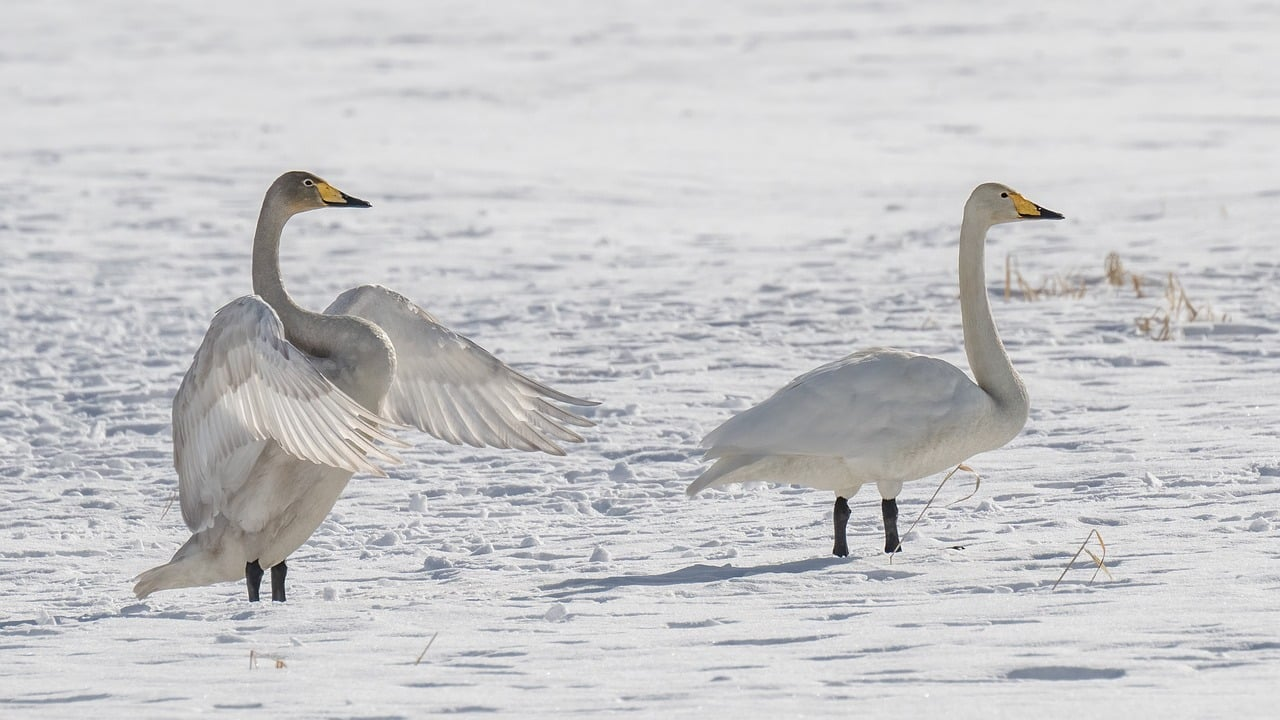
#> input picture Lab-08/input.jpg, 1280 x 720 px
$ jupyter execute periodic.ipynb
#> lines starting #> are read from the running program, lines starting #| are printed output that depends on the picture
[cell 1]
# periodic_noise_removal.py

import numpy as np
from PIL import Image
import matplotlib.pyplot as plt
from scipy.fft import fft2, ifft2, fftshift

def periodic_noise_removal(input_path, output_path, radius=30):
#> called with input_path = 'input.jpg', output_path = 'denoised_image_periodic_noise.jpg', radius = 30
    img = Image.open(input_path)  # Open the image
#> img is the input picture: PIL image 1280x720 RGB; mean R, G, B 200.7, 200.5, 202.3
    img_array = np.array(img)

    # Convert to grayscale if the image is colored
    if img_array.ndim == 3:
        img_array = img_array.mean(axis=-1).astype(np.uint8)

    # Apply Fourier Transform
    f = fft2(img_array)
    fshift = fftshift(f)

    # Create a mask to filter out the periodic noise in the frequency domain
    rows, cols = img_array.shape
#> rows = 720; cols = 1280
    center = (rows // 2, cols // 2)
#> center = (360, 640)
    mask = np.ones((rows, cols))

    # Set a circular region to zero in the frequency domain (notch filter)
    x, y = np.ogrid[:rows, :cols]
#> x = 720 values from 0 to 719
    mask_area = (x - center[0])**2 + (y - center[1])**2 <= radius**2
    mask[mask_area] = 0

    # Apply the mask to filter out the periodic noise
    fshift_filtered = fshift * mask

    # Perform inverse Fourier Transform to get the filtered image back
    f_ishift = np.fft.ifftshift(fshift_filtered)
    img_back = np.abs(ifft2(f_ishift))
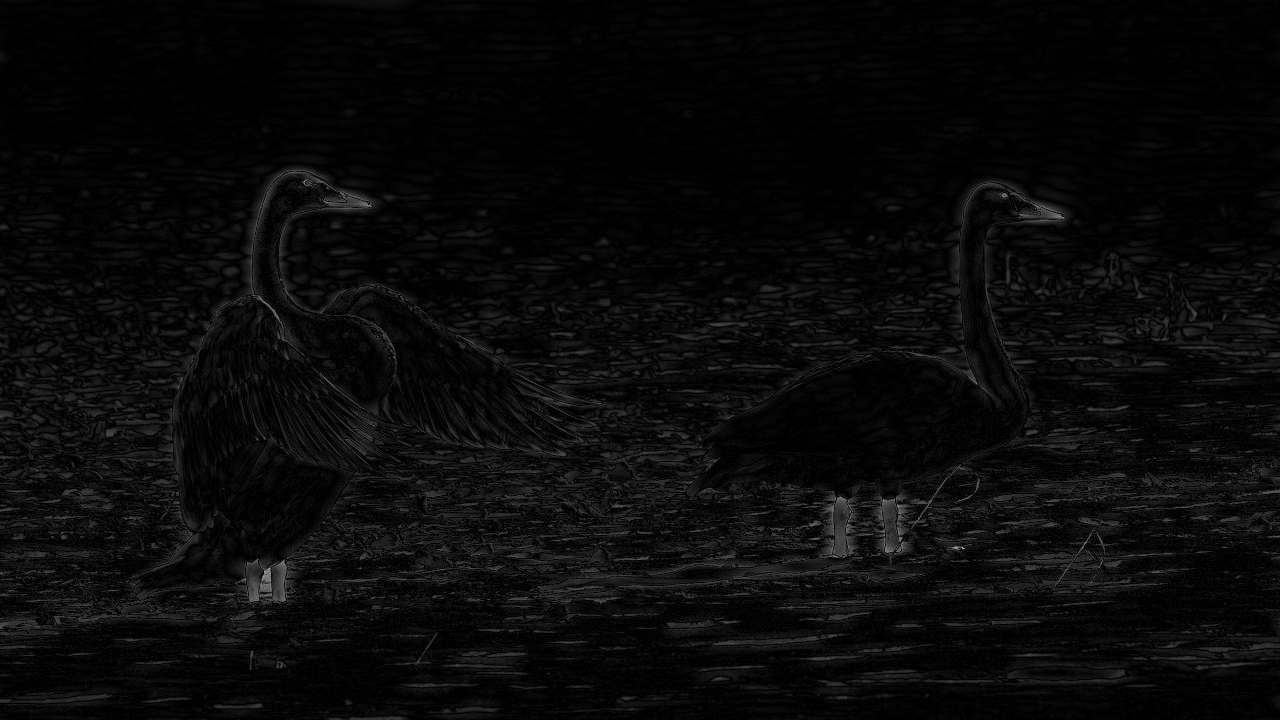
#> img_back: shape (720, 1280) float64; min 4.96e-05, max 195.3, mean 9.9

    # Convert back to uint8 and save the output image
    img_back = np.uint8(np.clip(img_back, 0, 255))
    denoised_img = Image.fromarray(img_back)
    denoised_img.save(output_path)

    # Display original and denoised images
    plt.figure(figsize=(10, 5))

    plt.subplot(1, 2, 1)
    plt.imshow(img_array, cmap='gray')
    plt.title("Original Image")
    plt.axis("off")

    plt.subplot(1, 2, 2)
    plt.imshow(img_back, cmap='gray')
    plt.title("Denoised Image (Periodic Noise Removal)")
    plt.axis("off")

    plt.tight_layout()
    plt.show()
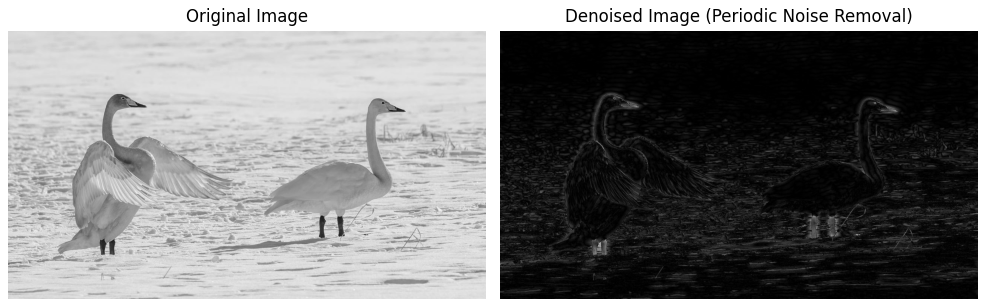
#> figure drawn by matplotlib, 2 panels

# Example usage
if __name__ == "__main__":
    input_path = "input.jpg"
    output_path = "denoised_image_periodic_noise.jpg"
    periodic_noise_removal(input_path, output_path, radius=30)
    print(f"Denoised image saved as {output_path}")
